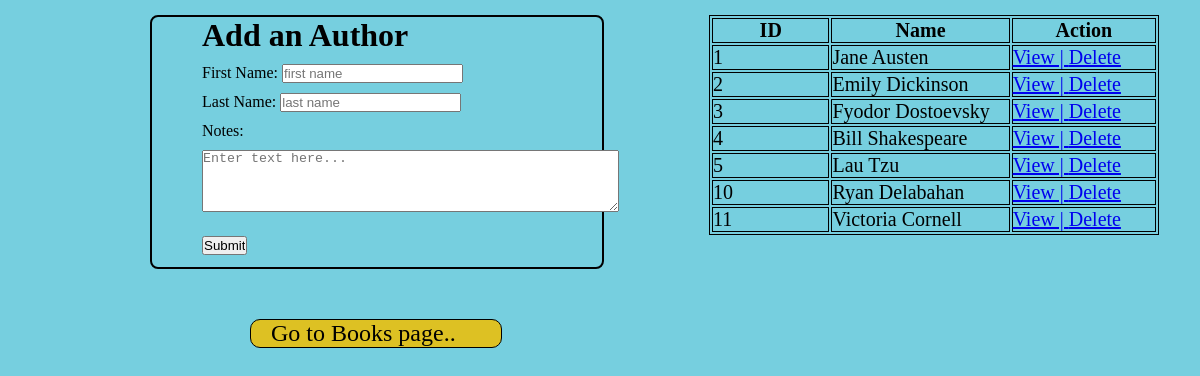
The app's page /authors with its own data.
### books_authors_app/models.py (models this page shows)
class Author(models.Model):
    first_name = models.CharField(max_length=255)
    last_name = models.CharField(max_length=255)
    notes = models.TextField(null=True)
    books = models.ManyToManyField(Book, related_name="authors")
    created_at = models.DateTimeField(auto_now_add=True)
    updated_at = models.DateTimeField(auto_now=True)

### books_authors_app/views.py (the view)
# urls.py: path('authors', views.author_index),
def author_index(request):
    context = {
        "authors": Author.objects.all(),
    }
    return render(request,"author.html",context)

### books_authors_app/templates/author.html (shortened to what this page needs)
<!DOCTYPE html>
<html lang="en">
<head>
    {% load static %}
    <link rel='stylesheet' href="{% static 'css/style.css' %}">
</head>
<body>
    <div id='main'>
        <div id='left'>
            <h1>Add an Author</h1>
            <form action='/author/create' method='POST'>
                <p>First Name: <input type='text' name='fname' placeholder="first name"></p>
                <p>Last Name: <input type='text' name='lname' placeholder="last name"></p>
                <p>Notes:</p>
                <textarea name="notes" rows="4" cols="50" placeholder="Enter text here..."></textarea>
                <input id="sub" type='submit'>
            </form>
        </div>
        <div id='right'>
            <table>
                <tr>
                    <th>ID</th>
                    <th>Name</th>
                    <th>Action</th>
                </tr>
                {% for author in authors %}
                <tr>
                    <td>{{ author.id }}</td>
                    <td>{{ author.first_name }} {{ author.last_name }}</td>
                    <td><a href='/author/{{ author.id }}'>View | <a href='/author/{{ author.id }}/delete'>Delete</a></td>
                </tr>
                {% endfor %}
            </table>
        </div>
    </div>
    <div id='next'><a id='next1' href='/'>Go to Books page..</a></div>
</body>
</html>

### books_authors_app/static/css/style.css (style rules this page uses)
* { margin: 0; padding: 0; }
body { background-color: rgb(118, 207, 223); }
h1 { color: black; margin-left: 50px; }
p { margin-left: 50px; margin-top: 10px; }
textarea { margin-left: 50px; margin-top: 10px; }
#sub { display: block; margin-left: 50px; margin-top: 20px; }
#left { width: 450px; height: 250px; align-items: center; margin-left: 150px; margin-top: 15px; border: 2px solid black; border-radius: 8px; background-color: rgb(118, 207, 223); }
#right { width: 450px; height: 250px; margin-left: 105px; margin-top: 15px; }
#main { display: flex; }
table, th, td { border: 1px solid black; color: black; width: 450px; font-size: 20px; }
#next { width: 250px; background-color: rgb(221, 193, 35); border: 1px solid black; border-radius: 10px; margin-top: 50px; margin-left: 250px; }
#next1 { margin-left: 20px; text-decoration: none; font-size: x-large; color: black; }

### records on screen
Author: id "1", first_name "Jane", last_name "Austen"
Author: id "2", first_name "Emily", last_name "Dickinson"
Author: id "3", first_name "Fyodor", last_name "Dostoevsky"
Author: id "4", first_name "Bill", last_name "Shakespeare"
Author: id "5", first_name "Lau", last_name "Tzu"
Author: id "10", first_name "Ryan", last_name "Delabahan"
Author: id "11", first_name "Victoria", last_name "Cornell"
